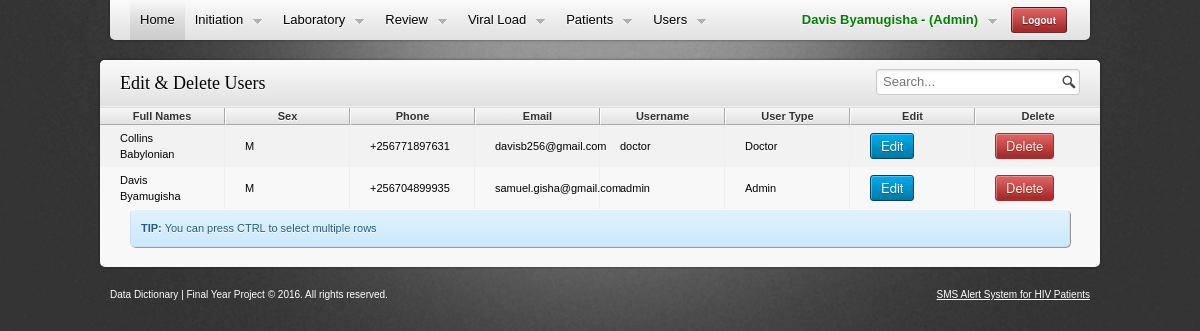
Page /manage_users.php (signed in) on the committed database.
### tables this page shows
CREATE TABLE IF NOT EXISTS `users` (
  `User_Id` int(11) NOT NULL AUTO_INCREMENT,
  `Full_Names` varchar(45) DEFAULT NULL,
  `Sex` varchar(45) DEFAULT NULL,
  `Phone` varchar(45) DEFAULT NULL,
  `Email` varchar(45) DEFAULT NULL,
  `User_Type` varchar(45) DEFAULT NULL,
  `Username` varchar(45) NOT NULL,
  `Password` varchar(100) NOT NULL,
  PRIMARY KEY (`User_Id`)
);

### manage_users.php (the view, shortened to what this page needs)
<!DOCTYPE html>
<html lang="en">
    <head>
        <link rel="stylesheet" media="screen" href="css/reset.css" />
        <link rel="stylesheet" media="screen" href="css/grid.css" />
        <link rel="stylesheet" media="screen" href="css/style.css" />
        <link rel="stylesheet" media="screen" href="css/messages.css" />
        <link rel="stylesheet" media="screen" href="css/forms.css" />
        <link rel="stylesheet" media="screen" href="css/tables.css" />
        <meta http-equiv="Content-Type" content="text/html; charset=utf-8" /></head>
    <body>
        <div id="wrapper">
            <?php
            include("includes/header_menu.php");
            ?>
            <section>
                <div class="container_8 clearfix">
                    <div class="main-content">
                        <header>
                            <input type="text" class="search fr" placeholder="Search..." />
                            <h2>Edit & Delete Users</h2>
                        </header>
                        <section class="with-table">
                            <table class="datatable tablesort selectable paginate full">
                                <thead>
                                    <tr>
                                        <th>Full Names</th>
                                        <th>Sex</th>
                                        <th>Phone</th>
                                        <th>Email</th>
                                        <th>Username</th>
                                        <th>User Type</th>
                                        <th>Edit</th>
                                        <th>Delete</th>
                                    </tr>
                                </thead>
                                <tbody>
                                    <?php
                                    $query = mysql_query("select * from users order by Full_Names");
                                    while ($row = mysql_fetch_assoc($query)) {
                                        ?>
                                        <tr>
                                            <td><?php echo $row["Full_Names"]; ?></td>
                                            <td><?php echo $row['Sex'] ?></td>
                                            <td><?php echo $row["Phone"] ?></td>
                                            <td><?php echo $row['Email'] ?></td>
                                            <td><?php echo $row['Username'] ?></td>
                                            <td><?php echo $row['User_Type'] ?></td>
                                            <td>
                                                <form action="process.php?action=edit_user.php" method="POST">
                                                    <input type="submit" class="button button-blue" value="Edit">
                                                </form>
                                            </td>
                                            <td>
                                                <form action="process.php?action=delete_user" method="POST">
                                                    <input type="submit" class="button button-red" value="Delete">
                                                </form>
                                            </td>
                                        </tr>
                                        <?php
                                    }
                                    ?>
                                </tbody>
                            </table>
                            <div class="container_6 clearfix">
                                <div class="grid_6">
                                    <div class="message info"><b>TIP:</b> You can press CTRL to select multiple rows</div>
                                </div>
                            </div>
                        </section>
                    </div>
            </section>
        </div>
<?php include("includes/footer.php"); ?>
</body>
</html>

### css/grid.css (style rules this page uses)
.container_8 { margin-left: auto; margin-right: auto; width: 1000px; }
.grid_1, .grid_2, .grid_3, .grid_4, .grid_5, .grid_6, .grid_7, .grid_8 { display:inline; float: left; position: relative; margin-left: 10px; margin-right: 10px; }
.container_8 .grid_6 { width:730px; }
.container_6 { margin-left: auto; margin-right: auto; width: 960px; }
.grid_1, .grid_2, .grid_3, .grid_4, .grid_5, .grid_6 { display:inline; float: left; position: relative; margin-left: 10px; margin-right: 10px; }
.container_6 .grid_6 { width:940px; }
.clearfix:after { visibility: hidden; display: block; font-size: 0; content: " "; clear: both; height: 0; }

### css/style.css (style rules this page uses)
body { font:normal normal normal 11px/16px 'Lucida Grande','Lucida Sans Unicode',Helvetica,Arial,Verdana,sans-serif;overflow:-moz-scrollbars-vertical;background:#333 url(../images/bg.png) no-repeat center top; }
h2 { font-size:18px; }
h1,h2,h3,h4,h5,h6,p { margin:1em 0; }
h1,h2,h3 { color:#000; }
h1,h2,h3,b,strong,caption,th,thead,dt,legend { font-weight:bold; }
.fr { float:right!important; }
#wrapper>section { padding-top:60px; }
.main-content { background:#f8f8f8;-moz-box-shadow:0 0 3px #555;-moz-box-shadow:0 0 3px rgba(0,0,0,0.5);-webkit-box-shadow:0 0 3px #555;-webkit-box-shadow:0 0 3px rgba(0,0,0,0.5);-khtml-box-shadow:0 0 3px #555;-khtml-box-shadow:0 0 3px rgba(0,0,0,0.5);box-shadow:0 0 3px rgba(0,0,0,0.5);-moz-border-radius:5px;-webkit-border-radius:5px;-khtml-border-radius:5px;border-radius:5px;margin-bottom:20px;position:relative;z-index:1; }
.main-content>header { background:#e1e1e1;background:-moz-linear-gradient(top,#fafafa,#e1e1e1);background:-webkit-gradient(linear,left top,left bottom,from(#fafafa),to(#e1e1e1));-pie-background:linear-gradient(top,#fafafa,#e1e1e1);border-bottom:1px solid #efefef;-moz-border-radius:5px 5px 0 0;-webkit-border-top-left-radius:5px;-webkit-border-top-right-radius:5px;-khtml-border-radius:5px 5px 0 0;border-radius:5px 5px 0 0;-moz-box-shadow:0 1px 0 #ddd;-webkit-box-shadow:0 1px 0 #ddd;-khtml-box-shadow:0 1px 0 #ddd;box-shadow:0 1px 0 #ddd;padding:15px 20px;position:relative; }
.main-content>header h2 { font-family:Georgia,'Times New Roman','Bitstream Charter',Times,serif;font-weight:normal;font-size:18px;margin:0;text-shadow:0 1px 0 #fff; }
.main-content>header input { position:relative;top:-6px; }
.main-content>section { -moz-border-radius:0 0 5px 5px;-webkit-border-bottom-left-radius:5px;-webkit-border-bottom-right-radius:5px;-khtml-border-radius:0 0 5px 5px;border-radius:0 0 5px 5px;padding:20px;overflow:hidden; }

### css/messages.css (style rules this page uses)
.message { border-top:1px solid #fff!important;border-top:1px solid rgba(255,255,255,0.9)!important;border-left:1px solid #fff!important;border-left:1px solid rgba(100,100,100,0.1)!important;padding:10px;-moz-border-radius:5px;-webkit-border-radius:5px;-khtml-border-radius:5px;border-radius:5px;margin-bottom:10px;-moz-box-shadow:1px 1px 0 #999;-webkit-box-shadow:1px 1px 0 #999;box-shadow:1px 1px 0 #999;position:relative; }
.message.info { border:1px solid #cadcea;background:#e1f2fc;background:-webkit-gradient(linear,left top,left bottom,from(#e1f2fc),to(#cae9fd));background:-moz-linear-gradient(top,#e1f2fc,#cae9fd);-pie-background:linear-gradient(top,#e1f2fc,#cae9fd);color:#225b86;text-shadow:0 1px 0 #fff; }

### css/tables.css (style rules this page uses)
.main-content>section.with-table { padding:0 0 10px 0;margin-top:1px; }
table.full { width:100%; }
table.datatable { border:1px solid #ccc;border-collapse:separate;border-spacing:0; }
.main-content>section.with-table>table { border:none; }
table.datatable>thead>tr>th { background:#f7f7f7;background:-webkit-gradient(linear,left top,left bottom,from(#f7f7f7),to(#e1e1e1));background:-moz-linear-gradient(top,#f7f7f7,#e1e1e1);-pie-background:linear-gradient(top,#f7f7f7,#e1e1e1);border-bottom:1px solid #aaa;color:#333;text-shadow:0 1px 0 #fff;position:relative; }
table.datatable>thead>tr>th:not(:last-child) { border-right:1px solid #aaa; }
table.datatable>thead>tr>th:not(:first-child) { border-left:1px solid #fff; }
table.datatable>tbody>tr>th,table.datatable>tbody>tr>td { padding:5px 20px;vertical-align:middle; }
table.datatable>tbody>tr:nth-child(odd)>td { background:#f2f2f2; }
table.datatable>tbody>tr>td:not(:last-child) { border-right:1px solid #eee; }
table.datatable.tablesort { table-layout:fixed; }
table.datatable.tablesort>thead>tr>th { padding:0; }

### rows in the picture
users: Full_Names "Collins Babylonian", Sex "M", Phone "+256771897631", Email "davisb256@gmail.com", Username "doctor", User_Type "Doctor"
users: Full_Names "Davis Byamugisha", Sex "M", Phone "+256704899935", Email "samuel.gisha@gmail.com", Username "admin", User_Type "Admin"

### other values in the picture
$_SESSION['full_names'] "Davis Byamugisha"
$_SESSION['user_type'] "Admin"
